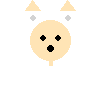

The script that saved this image:
from PIL import Image, ImageDraw

# Create a new RGBA image with a transparent background
image = Image.new("RGBA", (100, 100), (255, 255, 255, 0))
draw = ImageDraw.Draw(image)


lynx_color = "moccasin"
ear_inner_color = "lightgrey"
eye_nose_color = "black"


draw.ellipse((30, 20, 70, 60), fill=lynx_color)

draw.polygon([(25, 10), (32, 0), (40, 10)], fill=lynx_color)
draw.polygon([(60, 10), (67, 0), (75, 10)], fill=lynx_color)

draw.ellipse((30, 15, 35, 20), fill=ear_inner_color)
draw.ellipse((65, 15, 70, 20), fill=ear_inner_color)

draw.ellipse((40, 35, 45, 40), fill=eye_nose_color)
draw.ellipse((55, 35, 60, 40), fill=eye_nose_color)


draw.ellipse((47, 45, 53, 51), fill=eye_nose_color)

draw.line((50, 60, 50, 65), fill=lynx_color, width=4)

image.save("lynx.png")
